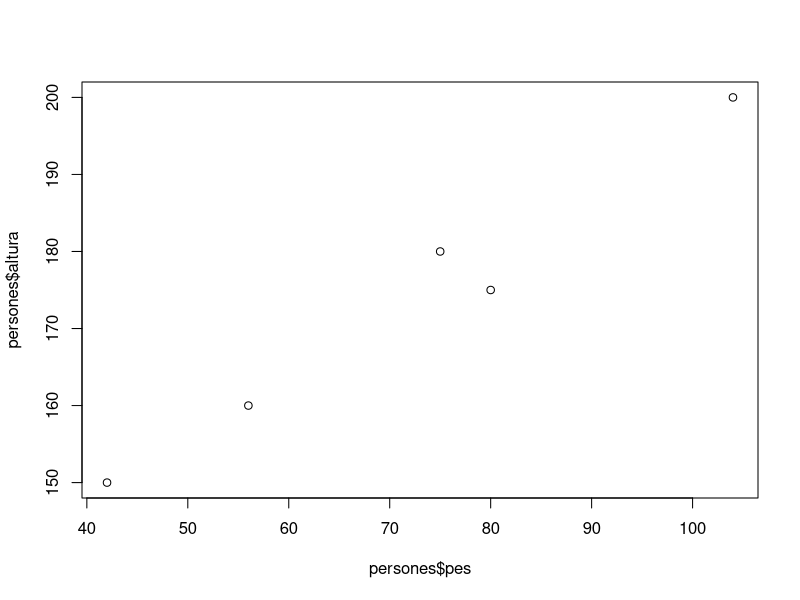
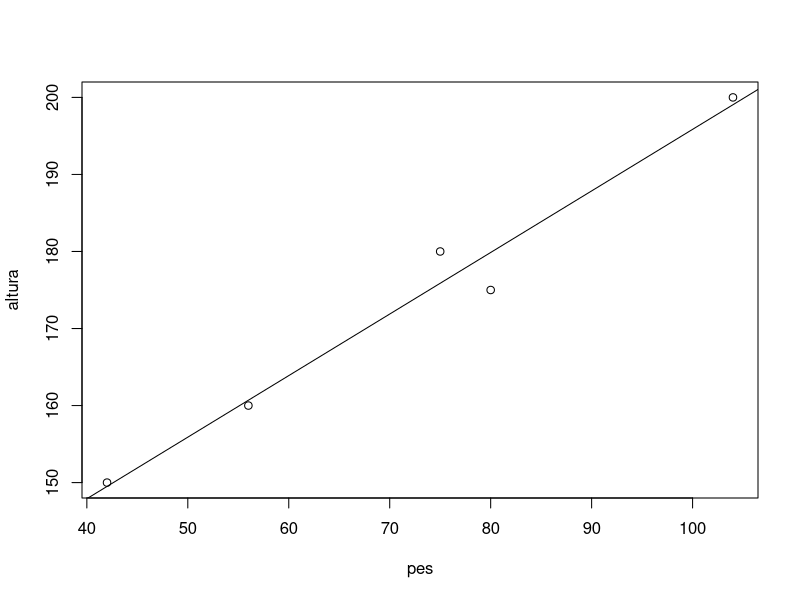

The R script that drew these images, in order:
## ---- chunk 1
pes = c(75, 80, 42, 56, 104)
altura = c(180, 175, 150, 160, 200)

persones = data.frame(pes, altura)
persones
## ---- chunk 2
plot(persones$pes, persones$altura)
## ---- chunk 3
model = lm(persones$altura ~ persones$pes)
model
## ---- chunk 4
plot(persones)
abline(model)
## ---- chunk 5
summary(model)
